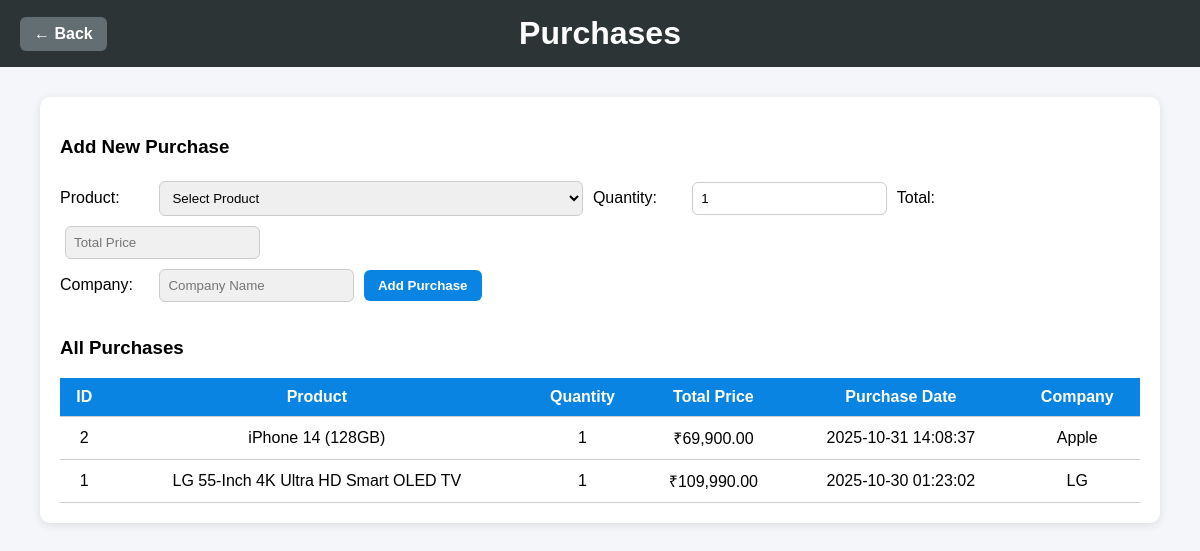
The app's page /Electronic_store/purchases.php (signed in) with its own data.
### tables this page shows
CREATE TABLE `Purchase` (
  `purchase_id` int(11) NOT NULL,
  `product_id` int(11) NOT NULL,
  `quantity` int(11) NOT NULL,
  `total_price` decimal(10,2) NOT NULL,
  `purchase_date` datetime NOT NULL,
  `company_name` varchar(100) NOT NULL
);

CREATE TABLE `Product` (
  `product_id` int(11) NOT NULL,
  `product_name` varchar(100) NOT NULL,
  `category` varchar(50) NOT NULL,
  `price` decimal(10,2) NOT NULL,
  `quantity` int(11) NOT NULL,
  `company_name` varchar(100) NOT NULL,
  `created_at` timestamp NOT NULL DEFAULT current_timestamp() ON UPDATE current_timestamp()
);

### Electronic_store/purchases.php (the view, shortened to what this page needs)
<?php
include("database.php");
$query = "SELECT p.purchase_id, pr.product_name, p.quantity, p.total_price, p.purchase_date, p.company_name, p.product_id
          FROM Purchase p
          JOIN Product pr ON p.product_id = pr.product_id
          ORDER BY p.purchase_date DESC";
$result = $conn->query($query);
?>
<!DOCTYPE html>
<html lang="en">
<head>
</head>
<body>
    <header>
        <a href="dashboard.php" class="back-btn">← Back</a>
        <h1>Purchases</h1>
    </header>
    <div class="container">
        <form method="POST" action="" id="addPurchaseForm" autocomplete="off">
            <h3>Add New Purchase</h3>
            <label for="product_select">Product:</label>
            <select id="product_select" name="product_id" required>
                <option value="">Select Product</option>
            </select>
            <label for="quantity">Quantity:</label>
            <input type="number" id="quantity" name="quantity" placeholder="Quantity" min="1" value="1" required>
            <label for="total_price">Total:</label>
            <input type="number" step="0.01" id="total_price" name="total_price" placeholder="Total Price" readonly required>
            <br>
            <label for="company_name">Company:</label>
            <input type="text" id="company_name" name="company_name" placeholder="Company Name" readonly>
            <button type="submit" name="add_purchase" class="add-btn">Add Purchase</button>
        </form>
        <h3>All Purchases</h3>
        <table>
            <tr>
                <th>ID</th>
                <th>Product</th>
                <th>Quantity</th>
                <th>Total Price</th>
                <th>Purchase Date</th>
                <th>Company</th>
            </tr>
            <?php while ($row = $result->fetch_assoc()) { ?>
                <tr>
                    <td><?= (int)$row['purchase_id']; ?></td>
                    <td><?= htmlspecialchars($row['product_name']); ?></td>
                    <td><?= (int)$row['quantity']; ?></td>
                    <td>₹<?= number_format((float)$row['total_price'], 2); ?></td>
                    <td><?= htmlspecialchars($row['purchase_date']); ?></td>
                    <td><?= htmlspecialchars($row['company_name']); ?></td>
                </tr>
            <?php } ?>
        </table>
    </div>
</body>
</html>

### Electronic_store/purchases.php (style rules this page uses)
body { font-family: Arial, sans-serif; background-color: #f5f6fa; margin: 0; padding: 0; }
header { background-color: #2d3436; color: white; padding: 15px; position: relative; }
h1 { margin: 0; text-align: center; }
.back-btn { position: absolute; left: 20px; top: 50%; transform: translateY(-50%); background-color: #636e72; color: white; border: none; border-radius: 6px; padding: 8px 14px; font-weight: bold; cursor: pointer; text-decoration: none; transition: background 0.2s ease; }
.container { width: 90%; margin: 30px auto; background: #fff; border-radius: 10px; box-shadow: 0 2px 10px rgba(0,0,0,0.1); padding: 20px; }
form { margin-bottom: 30px; }
label { display:inline-block; width: 90px; }
input, select { padding: 8px; margin: 5px; border-radius: 6px; border: 1px solid #ccc; }
button { padding: 8px 14px; border: none; border-radius: 6px; cursor: pointer; font-weight: bold; }
.add-btn { background-color: #0984e3; color: white; }
table { width: 100%; border-collapse: collapse; text-align: center; }
th, td { border-bottom: 1px solid #ccc; padding: 10px; }
th { background-color: #0984e3; color: white; }
input[readonly] { background:#f0f0f0; }

### records on screen
purchase: purchase_id "2", product.product_name "iPhone 14 (128GB)", quantity "1", total_price "69,900.00", purchase_date "2025-10-31 14:08:37", company_name "Apple"
purchase: purchase_id "1", product.product_name "LG 55-Inch 4K Ultra HD Smart OLED TV", quantity "1", total_price "109,990.00", purchase_date "2025-10-30 01:23:02", company_name "LG"
